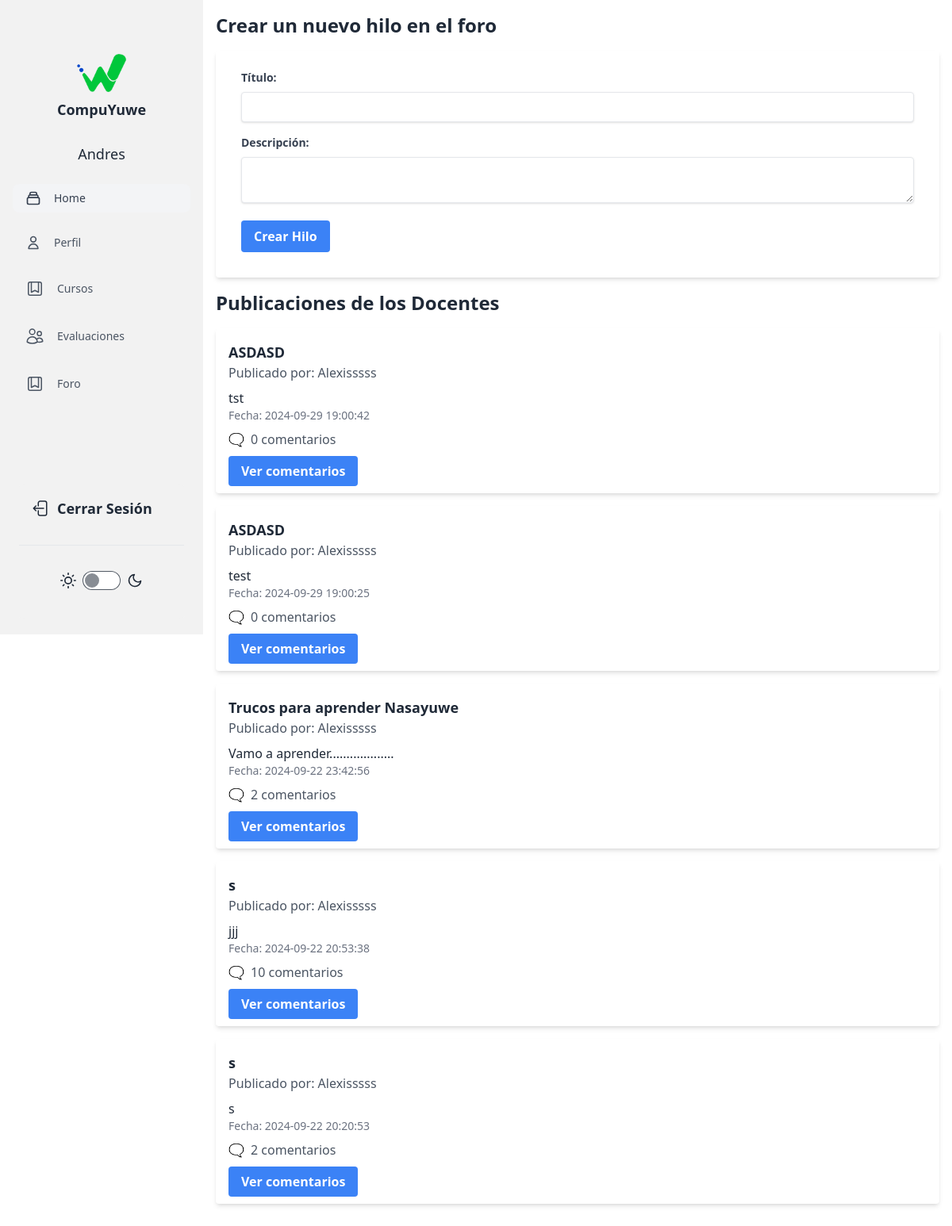
The app's page /foro (signed in), older data.
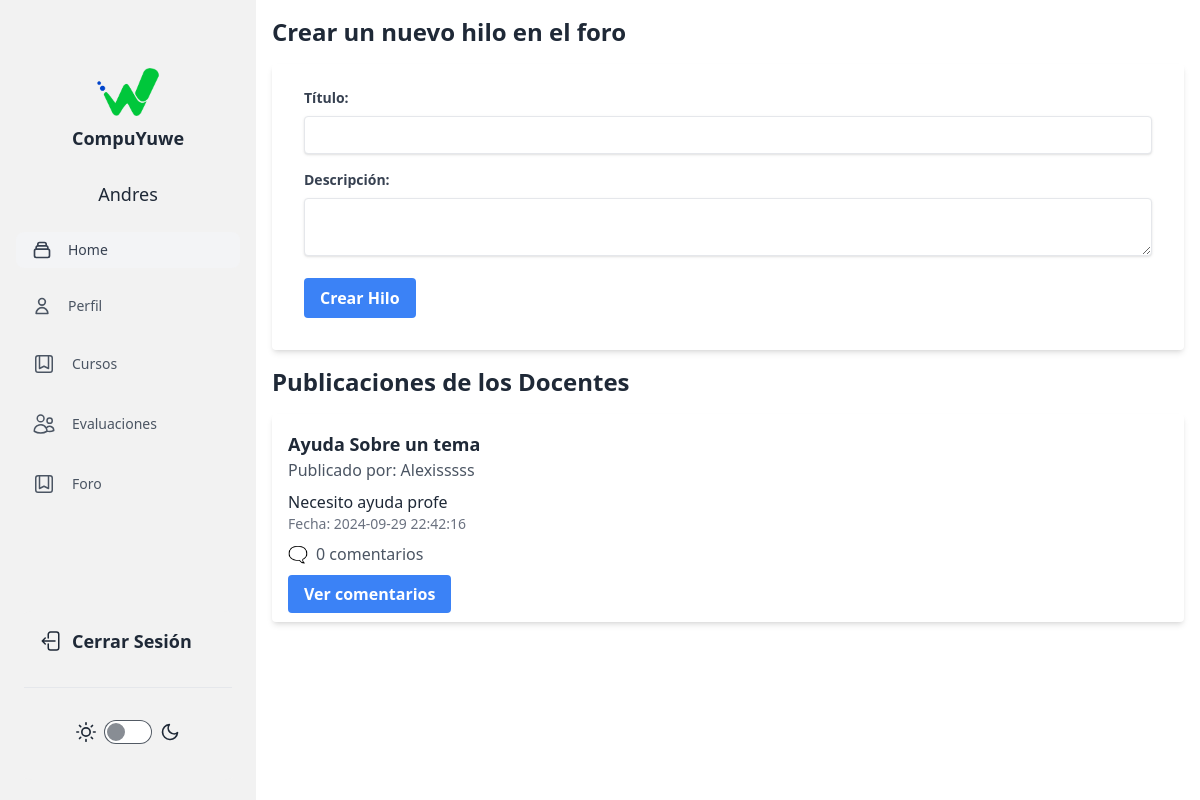
The same page, newer data.
### tables this page shows
CREATE TABLE `foro` (
  `id` int(11) NOT NULL,
  `titulo` varchar(255) NOT NULL,
  `descripcion` text NOT NULL,
  `fecha_creacion` timestamp NOT NULL DEFAULT current_timestamp(),
  `creador_id` bigint(20) NOT NULL,
  `tipo_creador` enum('docente','estudiante') NOT NULL
);

CREATE TABLE `docentes` (
  `documento_identidad` bigint(11) NOT NULL,
  `nombre` varchar(25) NOT NULL,
  `apellido` varchar(25) NOT NULL,
  `tipo_documento` varchar(25) NOT NULL,
  `telefono` varchar(11) NOT NULL,
  `titulo` varchar(30) NOT NULL,
  `email` varchar(50) NOT NULL,
  `fecha_nacimiento` varchar(25) NOT NULL,
  `contrasena` mediumtext NOT NULL,
  `estado` varchar(10) NOT NULL DEFAULT 'activo'
);

### App/Docentes/foro.php (the view, shortened to what this page needs)
<?php
include_once __DIR__ . '/../Docentes/header.php';
?>
<div class="container mx-auto p-4">
    <h2 class="text-2xl font-bold mb-4">Crear un nuevo hilo en el foro</h2>
    <form action="procesar_foro" method="POST" class="shadow-md rounded px-8 pt-6 pb-8 mb-4">
        <div class="mb-4">
            <label for="titulo" class="block text-gray-700 text-sm font-bold mb-2">Título:</label>
            <input type="text" id="titulo" name="titulo" required class="shadow appearance-none border rounded w-full py-2 px-3 text-gray-700 leading-tight focus:outline-none focus:shadow-outline">
        </div>
        <div class="mb-4">
            <label for="descripcion" class="block text-gray-700 text-sm font-bold mb-2">Descripción:</label>
            <textarea id="descripcion" name="descripcion" required class="shadow appearance-none border rounded w-full py-2 px-3 text-gray-700 leading-tight focus:outline-none focus:shadow-outline"></textarea>
        </div>
        <button type="submit" class="bg-blue-500 hover:bg-blue-700 text-white font-bold py-2 px-4 rounded focus:outline-none focus:shadow-outline">Crear Hilo</button>
    </form>
    <h2 class="text-2xl font-bold mb-4">Publicaciones de los Docentes</h2>
    <?php
    include_once __DIR__ . '/../db.php';
    $sql = "SELECT f.*, d.nombre AS nombre_docente
            FROM foro f
            JOIN docentes d ON f.creador_id = d.documento_identidad
            WHERE f.tipo_creador = 'docente'
            ORDER BY f.fecha_creacion DESC";
    $result = $conexion->query($sql);
    if ($result->num_rows > 0) {
        while ($row = $result->fetch_assoc()) {
            $comentarios_sql = "SELECT COUNT(*) AS total_comentarios FROM comentarios WHERE foro_id = ?";
            $comentarios_stmt = $conexion->prepare($comentarios_sql);
            $comentarios_stmt->bind_param("i", $row['id']);
            $comentarios_stmt->execute();
            $comentarios_result = $comentarios_stmt->get_result();
            $comentarios_row = $comentarios_result->fetch_assoc();
            $num_comentarios = $comentarios_row['total_comentarios'];
            echo '<div class="bg-white shadow-md rounded p-4 mb-4">';
            echo '<h3 class="text-lg font-semibold">' . htmlspecialchars($row['titulo']) . '</h3>';
            echo '<p class="text-gray-600 mb-2">Publicado por: ' . htmlspecialchars($row['nombre_docente']) . '</p>';
            echo '<p class="text-gray-800">' . nl2br(htmlspecialchars($row['descripcion'])) . '</p>';
            echo '<p class="text-gray-500 text-sm">Fecha: ' . $row['fecha_creacion'] . '</p>';
            echo '<div class="flex items-center mt-2 mb-4">';
            echo '<span class="mr-2">🗨️</span>';
            echo '<span class="text-gray-600">' . $num_comentarios . ' comentarios</span>';
            echo '</div>';
            echo '<label for="modal-' . $row['id'] . '" class="bg-blue-500 hover:bg-blue-700 text-white font-bold py-2 px-4 rounded focus:outline-none focus:shadow-outline cursor-pointer mt-4">Ver comentarios</label>';
            echo '</div>';
        }
    } else {
        echo '<p class="text-gray-500">No hay publicaciones disponibles.</p>';
    }
    ?>
</div>
<?php
include_once __DIR__ . '/../Docentes/footer.php';
?>

### index.php (shortened to what this page needs)
<?php
$url = isset($_GET['url']) ? rtrim($_GET['url'], '/') : '/';
if (array_key_exists($url, $routes)) {
    include $routes[$url];
} else {
    include '404.php';
}

### App/Docentes/header.php (shortened to what this page needs)
<!DOCTYPE html>
<html lang="es">
<head>
  <script src="https://cdn.tailwindcss.com"></script>
  <link href="https://cdn.jsdelivr.net/npm/daisyui@4.12.10/dist/full.min.css" rel="stylesheet" type="text/css" />
  <link href="https://cdnjs.cloudflare.com/ajax/libs/font-awesome/6.0.0/css/all.min.css" rel="stylesheet" />
</head>
<body>
  <div class="drawer lg:drawer-open">
    <div class="drawer-content flex flex-col">

### App/Docentes/footer.php (shortened to what this page needs)
</div>
<div class="drawer-side">
    <div class="menu p-4 w-64 max-w-full min-h-full bg-base-200 text-base-content">
        <a class="mx-auto mt-10 sm:mt-6" href="#">
        <img class="w-auto h-16 sm:h-16 mt-5" src="./img/logos/docente.png" alt="">
        </a>
        <h4 class="mx-auto mb-5 text-center font-bold text-lg w-56 truncate">CompuYuwe</h4>
        <h4 class="mx-auto mt-2 text-center font-medium text-lg w-56 truncate"><?php echo $_SESSION['nombre_usuario'] ?></h4>
        <div class="flex flex-col justify-between flex-1 mt-6">
            <nav class="">
                <a class="flex items-center px-4 py-2 text-gray-700 bg-gray-100 rounded-lg dark:bg-gray-800 dark:text-gray-200" href="index_docente">
                    <span class="mx-4 font-medium">Home</span>
                </a>
                <a class="flex items-center px-4 py-2 mt-5 text-gray-600 transition-colors duration-300 transform rounded-lg dark:text-gray-400 hover:bg-gray-100 dark:hover:bg-gray-800 dark:hover:text-gray-200 hover:text-gray-700" href="perfildocente">
                    <span class="mx-4 font-medium">Perfil</span>
                </a>
                <a class="flex items-center px-4 py-2 mt-5 text-gray-600 transition-colors duration-300 transform rounded-lg dark:text-gray-400 hover:bg-gray-100 dark:hover:bg-gray-800 dark:hover:text-gray-200 hover:text-gray-700" href="cursosdocentes">
                    <span class="mx-4 font-medium">Cursos</span>
                </a>
                <a class="flex items-center px-4 py-2 mt-5 text-gray-600 transition-colors duration-300 transform rounded-lg dark:text-gray-400 hover:bg-gray-100 dark:hover:bg-gray-800 dark:hover:text-gray-200 hover:text-gray-700" href="evaluaciones">
                    <span class="mx-4 font-medium">Evaluaciones</span>
                </a>
                <a class="flex items-center px-4 py-2 mt-5 text-gray-600 transition-colors duration-300 transform rounded-lg dark:text-gray-400 hover:bg-gray-100 dark:hover:bg-gray-800 dark:hover:text-gray-200 hover:text-gray-700" href="foro">
                    <span class="mx-4 font-medium">Foro</span>
                </a>
            </nav>
        </div>
        <ul class="menu menu-md bg-base-200 w-56 rounded-box absolute bottom-0 mb-5">
            <li>
                <a class="text-lg font-semibold" href="logout">
                    Cerrar Sesión
                </a>
            </li>
            <hr class="my-6 border-gray-200 dark:border-gray-600" />
            <li class="mb-5 text-center mx-auto">
                <label class="flex cursor-pointer gap-2">
                    <input type="checkbox" id="themeToggle" class="toggle theme-controller" />
                    <svg xmlns="http://www.w3.org/2000/svg" width="20" height="20" viewBox="0 0 24 24" fill="none" stroke="currentColor" stroke-width="2" stroke-linecap="round" stroke-linejoin="round">
                        <path d="M21 12.79A9 9 0 1 1 11.21 3 7 7 0 0 0 21 12.79z"></path>
                    </svg>
                </label>
            </li>
        </ul>
    </div>
</div>
</body>
</html>

Row changes from the older to the newer data that the page shows:
removed foro: titulo "ASDASD", docentes.nombre "Alexisssss", descripcion "tst", fecha_creacion "2024-09-29 19:00:42", num_comentarios "0"
removed foro: titulo "ASDASD", docentes.nombre "Alexisssss", descripcion "test", fecha_creacion "2024-09-29 19:00:25", num_comentarios "0"
removed foro: titulo "Trucos para aprender Nasayuwe", docentes.nombre "Alexisssss", descripcion "Vamo a aprender...................", fecha_creacion "2024-09-22 23:42:56", num_comentarios "2"
removed foro: titulo "s", docentes.nombre "Alexisssss", descripcion "jjj", fecha_creacion "2024-09-22 20:53:38", num_comentarios "10"
changed foro "Alexisssss": titulo "s" → "Ayuda Sobre un tema"; descripcion "s" → "Necesito ayuda profe"; fecha_creacion "2024-09-22 20:20:53" → "2024-09-29 22:42:16"; num_comentarios "2" → "0"
